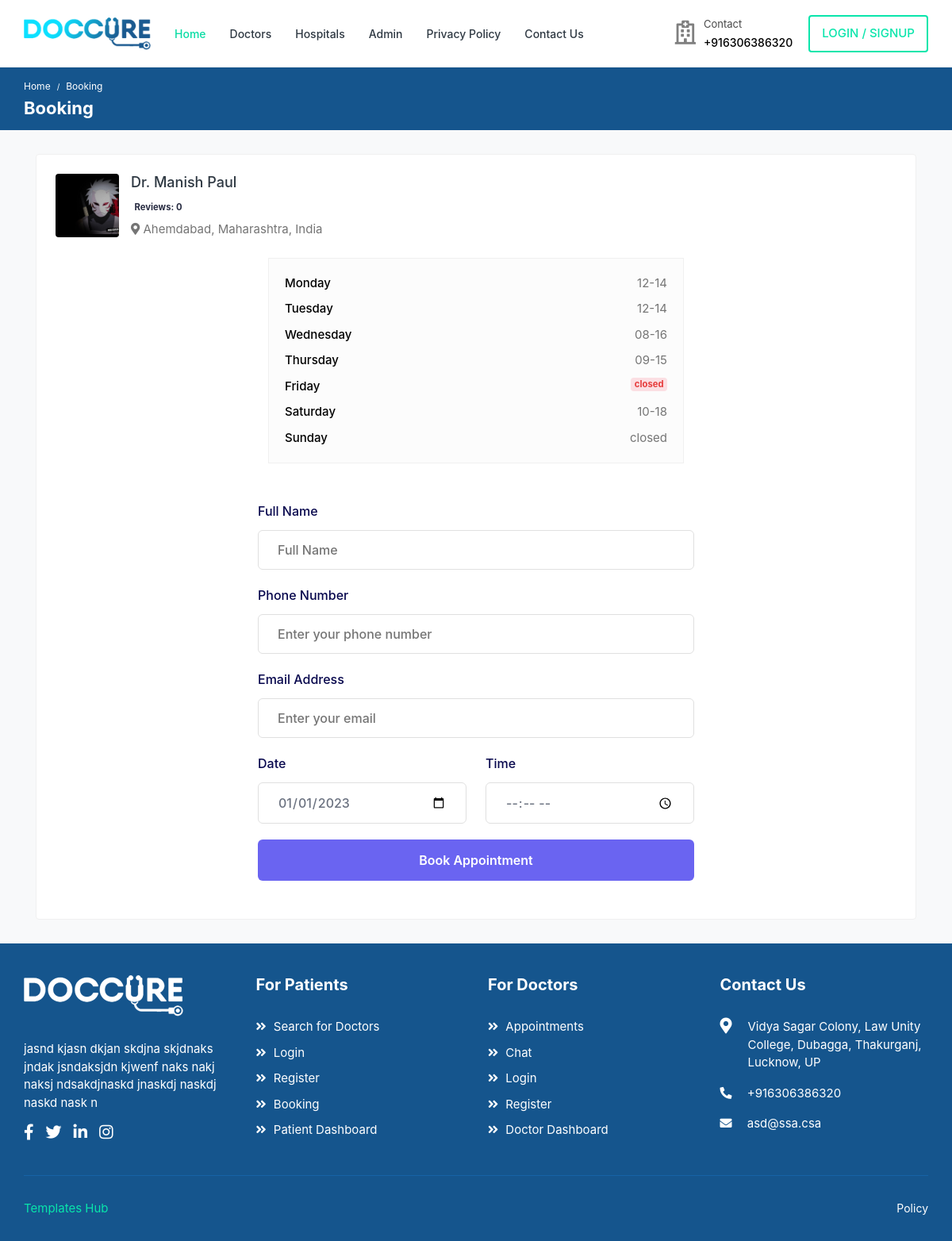
The page /booking/manish-paul on the database its author committed.
### home/models.py (models this page shows, shortened)
class SiteDetail(models.Model):
    logo = models.ImageField(upload_to="site/")
    footer_logo = models.ImageField(upload_to="site/", blank=True, null=True)
    phone = models.CharField(max_length=13)
    description = models.CharField(max_length=700)
    email = models.EmailField()
    description_header = models.CharField(max_length=70)
    footer_description = models.CharField(max_length=400)
    address = models.CharField(max_length=300)
    insta_link = models.URLField()
    linkedin_link = models.URLField()
    fb_link = models.URLField()
    twitter_link = models.URLField()

class Doctor(models.Model):
    name = models.CharField(max_length=40)
    city = models.CharField(max_length=40)
    state = models.CharField(max_length=40)
    country = models.CharField(max_length=40)
    price_low = models.IntegerField()
    price_high = models.IntegerField()
    picture = models.ImageField(upload_to="doctor/profile/")
    qualification = models.CharField(max_length=40, null=True, blank=True)
    overview = models.CharField(max_length=700, blank=True, null=True)
    hospital = models.ForeignKey(
        "Hospital",
        on_delete=models.SET_NULL,
        null=True,
        blank=True,
        related_name="doctor",
    )
    speciality = models.ForeignKey(
        "Speciality",
        on_delete=models.SET_NULL,
        related_name="doctors",
        null=True,
        blank=True,
    )
    slug = AutoSlugField(populate_from="name", unique=True, null=True, default=None)
    message_link = models.CharField(max_length=30)
    phone = models.CharField(max_length=13)
    video_link = models.CharField(max_length=30)
    monday = models.CharField(max_length=30, default="closed")
    tuesday = models.CharField(max_length=30, default="closed")
    wednesday = models.CharField(max_length=30, default="closed")
    thursday = models.CharField(max_length=30, default="closed")
    friday = models.CharField(max_length=30, default="closed")
    saturday = models.CharField(max_length=30, default="closed")
    sunday = models.CharField(max_length=30, default="closed")

### home/views.py (the view, shortened to what this page needs)
# urls.py: path("booking/<slug>", views.doctor_booking, name="doctor-booking"),
def doctor_booking(request, slug):
    return render(
        request,
        "home/doctor/booking.html",
        {"doctor": Doctor.objects.get(slug=slug), "detail": SiteDetail.objects.last()},
    )

### templates/home/doctor/booking.html (shortened to what this page needs)
{% extends "base.html" %} {% block body %} {% load static %}
<div class="breadcrumb-bar">
	<div class="container-fluid">
		<div class="row align-items-center">
			<div class="col-md-12 col-12">
				<nav aria-label="breadcrumb" class="page-breadcrumb">
					<ol class="breadcrumb">
						<li class="breadcrumb-item"><a href="index-2.html">Home</a></li>
						<li class="breadcrumb-item active" aria-current="page">Booking</li>
					</ol>
				</nav>
				<h2 class="breadcrumb-title">Booking</h2>
			</div>
		</div>
	</div>
</div>
<div class="content">
	<div class="container">
		<div class="row">
			<div class="col-12">
				<div class="card">
					<div class="card-body">
						<div class="booking-doc-info">
							<a href="doctor-profile.html" class="booking-doc-img">
								<img src="{{doctor.picture.url}}" alt="User Image">
							</a>
							<div class="booking-info">
								<h4><a href="doctor-profile.html">Dr. {{doctor.name}}</a></h4>
								<div class="rating">
									<span class="d-inline-block average-rating badge">Reviews: {{doctor.review.all|length}}</span>
								</div>
								<p class="text-muted mb-0"><i class="fas fa-map-marker-alt"></i> {{doctor.city}}, {{doctor.state}}, {{doctor.country}}</p>
							</div>
						</div>
					</div>
						<div class="col-md-6 offset-md-3">
							<div class="widget business-widget">
							<div class="widget-content">
								<div class="listing-hours">
								<div class="listing-day">
									<div class="day">Monday</div>
									<div class="time-items">
									<span class="{% if doctor.monday and doctor.monday != "closed" %} time {% else %}badge bg-danger-light{% endif %}">{{doctor.monday}}</span>
									</div>
								</div>
								<div class="listing-day">
									<div class="day">Tuesday</div>
									<div class="time-items">
									<span class="{% if doctor.tuesday and doctor.tuesday != "closed" %} time {% else %}badge bg-danger-light{% endif %}">{{doctor.tuesday}}</span>
									</div>
								</div>
								<div class="listing-day">
									<div class="day">Wednesday</div>
									<div class="time-items">
									<span class="{% if doctor.wednesday and doctor.wednesday != "closed" %} time {% else %}badge bg-danger-light{% endif %}">{{doctor.wednesday}}</span>
									</div>
								</div>
								<div class="listing-day">
									<div class="day">Thursday</div>
									<div class="time-items">
									<span class="{% if doctor.thursday and doctor.thursday != "closed" %} time {% else %}badge bg-danger-light{% endif %}">{{doctor.thursday}}</span>
									</div>
								</div>
								<div class="listing-day">
									<div class="day">Friday</div>
									<div class="time-items">
									<span class="{% if doctor.friday and doctor.friday != "closed" %} time {% else %}badge bg-danger-light{% endif %}">{{doctor.friday}}</span>
									</div>
								</div>
								<div class="listing-day">
									<div class="day">Saturday</div>
									<div class="time-items">
									<span class="{% if doctor.saturday and doctor.saturday != "closed" %} time {% else %}badge bg-danger-light{% endif %}">{{doctor.saturday}}</span>
									</div>
								</div>
								<div class="listing-day closed">
									<div class="day">Sunday</div>
									<div class="time-items">
									<span class="time"
										><span class="{% if doctor.saturday and doctor.saturday != "closed" %} time {% else %}badge bg-danger-light{% endif %}">{{doctor.sunday}}</span>
										</span
									>
									</div>
								</div>
								</div>
							</div>
							</div>
						</div>
					<div class="formbold-main-wrapper">
						<div class="formbold-form-wrapper">
						  <form action="{% url 'home:doctor-booking' slug=doctor.slug %}" method="POST">
							<div class="formbold-mb-5">
							  <label for="name" class="formbold-form-label"> Full Name </label>
							  <input
								type="text"
								name="name"
								id="name"
								placeholder="Full Name"
								class="formbold-form-input"
							  />
							</div>
							<div class="formbold-mb-5">
							  <label for="phone" class="formbold-form-label"> Phone Number </label>
							  <input
								type="text"
								name="phone"
								id="phone"
								placeholder="Enter your phone number"
								class="formbold-form-input"
							  />
							</div>
							<div class="formbold-mb-5">
							  <label for="email" class="formbold-form-label"> Email Address </label>
							  <input
								type="email"
								name="email"
								id="email"
								placeholder="Enter your email"
								class="formbold-form-input"
							  />
							</div>
							<div class="flex flex-wrap formbold--mx-3">
							  <div class="w-full sm:w-half formbold-px-3">
								<div class="formbold-mb-5 w-full">
								  <label for="date" class="formbold-form-label"> Date </label>
								  <input
									type="date"
									name="date"
									id="date"
									class="formbold-form-input"
								  />
								</div>
							  </div>
							  <div class="w-full sm:w-half formbold-px-3">
								<div class="formbold-mb-5">
								  <label for="time" class="formbold-form-label"> Time </label>
								  <input
									type="time"
									name="time"
									id="time"
									class="formbold-form-input"
								  />
								</div>
							  </div>
							</div>
							<div>
							  <button type = 'submit' class="formbold-btn">Book Appointment</button>
							</div>
						  </form>
						</div>
					  </div>
				</div>
			</div>
		</div>
	</div>
</div>
{% endblock body%}

### templates/base.html (shortened to what this page needs)
<!DOCTYPE html>
<html lang="en">
{% load static %}
<head>
		<link rel="stylesheet" href="{% static 'assets/css/bootstrap.min.css' %}">
		<link rel="stylesheet" href="{% static 'assets/plugins/fontawesome/css/fontawesome.min.css' %}">
		<link rel="stylesheet" href="{% static 'assets/plugins/fontawesome/css/all.min.css' %}">
		<link rel="stylesheet" href="{% static 'assets/css/style.css' %}">
	</head>
	<body>
		<div class="main-wrapper">
			<header class="header">
				<nav class="navbar navbar-expand-lg header-nav">
					<div class="navbar-header">
						<a href="/" class="navbar-brand logo">
							<img src="{{detail.logo.url}}" class="img-fluid" alt="Logo">
						</a>
					</div>
					<div class="main-menu-wrapper">
						<ul class="main-nav">
							<li class="active">
								<a href="{% url 'home:home' %}">Home</a>
							</li>
							<li class="has-submenu">
								<a href="{% url 'home:all-doctor-list' %}">Doctors </a>
							</li>
							<li class="has-submenu">
								<a href="{% url 'home:all-hospital-list' %}">Hospitals </a>
							</li>
							<li>
								<a href="/admin">Admin</a>
							</li>
              				<li>
								<a href="{% url 'home:privacy-policy' %}">Privacy Policy</a>
							</li>
							<li>
								<a href="{% url 'home:contact-us' %}">Contact Us</a>
							</li>
						</ul>
					</div>
					<ul class="nav header-navbar-rht">
						<li class="nav-item contact-item">
							<div class="header-contact-img">
								<i class="far fa-hospital"></i>
							</div>
							<div class="header-contact-detail">
								<p class="contact-header">Contact</p>
								<p class="contact-info-header"> {{detail.phone}}</p>
							</div>
						</li>
						<li class="nav-item">
							<a class="nav-link header-login" href="login.html">login / Signup </a>
						</li>
					</ul>
				</nav>
			</header>
      {% block body %}
      {% endblock body %}
			<footer class="footer">
				<div class="footer-top">
					<div class="container-fluid">
						<div class="row">
							<div class="col-lg-3 col-md-6">
								<div class="footer-widget footer-about">
									<div class="footer-logo">
                    <img src="{% if detail.footer_logo %}{{detail.footer_logo.url}}{% else %}{{detail.logo.url}} {% endif %} " class="img-fluid" alt="Logo">
									</div>
									<div class="footer-about-content">
										<p>{{detail.footer_description}} </p>
										<div class="social-icon">
											<ul>
												<li>
													<a href="{{detail.fb_link}}" target="_blank"><i class="fab fa-facebook-f"></i> </a>
												</li>
												<li>
													<a href="{{detail.twitter_link}}" target="_blank"><i class="fab fa-twitter"></i> </a>
												</li>
												<li>
													<a href="{{detail.linkedin_link}}" target="_blank"><i class="fab fa-linkedin-in"></i></a>
												</li>
												<li>
													<a href="{{detail.insta_link}}" target="_blank"><i class="fab fa-instagram"></i></a>
												</li>
											</ul>
										</div>
									</div>
								</div>
							</div>
							<div class="col-lg-3 col-md-6">
								<div class="footer-widget footer-menu">
									<h2 class="footer-title">For Patients</h2>
									<ul>
										<li><a href=""><i class="fas fa-angle-double-right"></i> Search for Doctors</a></li>
										<li><a href=""><i class="fas fa-angle-double-right"></i> Login</a></li>
										<li><a href=""><i class="fas fa-angle-double-right"></i> Register</a></li>
										<li><a href=""><i class="fas fa-angle-double-right"></i> Booking</a></li>
										<li><a href=""><i class="fas fa-angle-double-right"></i> Patient Dashboard</a></li>
									</ul>
								</div>
							</div>
							<div class="col-lg-3 col-md-6">
								<div class="footer-widget footer-menu">
									<h2 class="footer-title">For Doctors</h2>
									<ul>
										<li><a href=""><i class="fas fa-angle-double-right"></i> Appointments</a></li>
										<li><a href=""><i class="fas fa-angle-double-right"></i> Chat</a></li>
										<li><a href=""><i class="fas fa-angle-double-right"></i> Login</a></li>
										<li><a href=""><i class="fas fa-angle-double-right"></i> Register</a></li>
										<li><a href=""><i class="fas fa-angle-double-right"></i> Doctor Dashboard</a></li>
									</ul>
								</div>
							</div>
							<div class="col-lg-3 col-md-6">
								<div class="footer-widget footer-contact">
									<h2 class="footer-title">Contact Us</h2>
									<div class="footer-contact-info">
										<div class="footer-address">
											<span><i class="fas fa-map-marker-alt"></i></span>
											<p> {{detail.address}}</p>
										</div>
										<p>
											<i class="fas fa-phone-alt"></i>
											{{detail.phone}}
										</p>
										<p class="mb-0">
											<i class="fas fa-envelope"></i>
											{{detail.email}}
										</p>
									</div>
								</div>
							</div>
						</div>
					</div>
				</div>
        <div class="footer-bottom">
					<div class="container-fluid">
						<div class="copyright">
							<div class="row">
								<div class="col-md-6 col-lg-6">
									<div class="copyright-text">
										<p class="mb-0"><a href="">Templates Hub</a></p>
									</div>
								</div>
								<div class="col-md-6 col-lg-6">
									<div class="copyright-menu">
										<ul class="policy-menu">
											<li><a href="{% url 'home:privacy-policy' %}">Policy</a></li>
										</ul>
									</div>
								</div>
							</div>
						</div>
					</div>
				</div>
			</footer>
	   </div>
	</body>
</html>

### templates/home/doctor/booking.html (style rules this page uses)
* { margin: 0; padding: 0; box-sizing: border-box; }
body { font-family: "Inter", Arial, Helvetica, sans-serif; }
.formbold-mb-5 { margin-bottom: 20px; }
.formbold-main-wrapper { display: flex; align-items: center; justify-content: center; padding: 48px; }
.formbold-form-wrapper { margin: 0 auto; max-width: 550px; width: 100%; background: white; }
.formbold-form-label { display: block; font-weight: 500; font-size: 16px; color: #07074d; margin-bottom: 12px; }
.formbold-form-input { width: 100%; padding: 12px 24px; border-radius: 6px; border: 1px solid #e0e0e0; background: white; font-weight: 500; font-size: 16px; color: #6b7280; outline: none; resize: none; }
.formbold-btn { text-align: center; font-size: 16px; border-radius: 6px; padding: 14px 32px; border: none; font-weight: 600; background-color: #6a64f1; color: white; width: 100%; cursor: pointer; }
.formbold--mx-3 { margin-left: -12px; margin-right: -12px; }
.formbold-px-3 { padding-left: 12px; padding-right: 12px; }
.flex { display: flex; }
.flex-wrap { flex-wrap: wrap; }
.w-full { width: 100%; }
@media (min-width: 540px) { .sm\:w-half { width: 50%; } }

### rows shown on the page
SiteDetail: logo (picture), phone "+916306386320", footer_logo (picture), footer_description "jasnd kjasn dkjan skdjna skjdnaks jndak jsndaksjdn kjwenf naks nakj naksj ndsakdjnaskd jnaskdj naskdj naskd nask n", address "Vidya Sagar Colony, Law Unity College, Dubagga, Thakurganj, Lucknow, UP", email "asd@ssa.csa"
Doctor: picture (picture), name "Manish Paul", review.all|length "0", city "Ahemdabad", state "Maharashtra", country "India", monday "12-14", tuesday "12-14", wednesday "08-16", thursday "09-15", friday "closed", saturday "10-18", sunday "closed"
